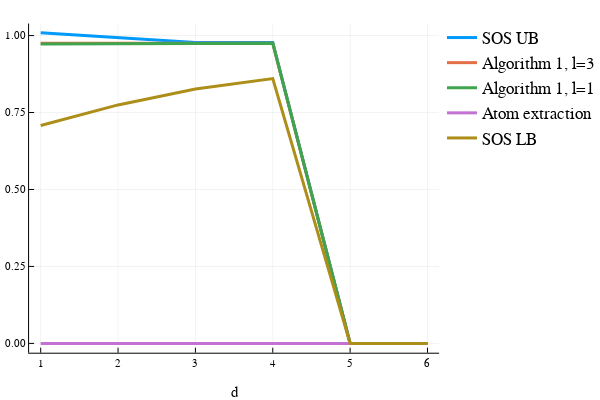

Notebook code for this chart:
### Code cell
using FixedPointNumbers
font = Plots.Font("sans-serif",12,:hcenter,:vcenter,0.0,RGB{FixedPointNumbers.Normed{UInt8, 8}}(0.0,0.0,0.0))
plot(1:6, xlabel = "d", sosub, label="SOS UB", legendfont=font, linewidth=3)
plot!(1:6, seql[3], label="Algorithm 1, l=3", linewidth=3)
plot!(1:6, seql[1], label="Algorithm 1, l=1", linewidth=3)
#plot!(1:6, seql2, label="Algorithm 1, l=2")
plot!(1:6, sosex, label="Atom extraction", linewidth=3)
plot!(1:6, soslb, label="SOS LB", linewidth=3)

### Figure 1 — Plotly figure (JSON) as saved in the notebook; plotly's stock layout.template omitted (floating-point values rounded to 4 significant figures)
{"data": [{"colorbar": {"title": ""}, "hoverinfo": "text", "legendgroup": "SOS UB", "line": {"color": "rgba(0, 154, 250, 1.000)", "dash": "solid", "shape": "linear", "width": 3}, "mode": "lines", "name": "SOS UB", "showlegend": true, "text": [null, null, null, null, null, null], "type": "scatter", "x": [1, 2, 3, 4, 5, 6], "xaxis": "x1", "y": [1.009, 0.9932, 0.9778, 0.9778, 0, 0], "yaxis": "y1", "zmax": 0.1, "zmin": -0.1}, {"colorbar": {"title": ""}, "hoverinfo": "text", "legendgroup": "Algorithm 1, l=3", "line": {"color": "rgba(227, 111, 71, 1.000)", "dash": "solid", "shape": "linear", "width": 3}, "mode": "lines", "name": "Algorithm 1, l=3", "showlegend": true, "text": [null, null, null, null, null, null], "type": "scatter", "x": [1, 2, 3, 4, 5, 6], "xaxis": "x1", "y": [0.9748, 0.9748, 0.9748, 0.9748, 0, 0], "yaxis": "y1", "zmax": 0.1, "zmin": -0.1}, {"colorbar": {"title": ""}, "hoverinfo": "text", "legendgroup": "Algorithm 1, l=1", "line": {"color": "rgba(62, 164, 78, 1.000)", "dash": "solid", "shape": "linear", "width": 3}, "mode": "lines", "name": "Algorithm 1, l=1", "showlegend": true, "text": [null, null, null, null, null, null], "type": "scatter", "x": [1, 2, 3, 4, 5, 6], "xaxis": "x1", "y": [0.9729, 0.9729, 0.9729, 0.9748, 0, 0], "yaxis": "y1", "zmax": 0.1, "zmin": -0.1}, {"colorbar": {"title": ""}, "hoverinfo": "text", "legendgroup": "Atom extraction", "line": {"color": "rgba(195, 113, 210, 1.000)", "dash": "solid", "shape": "linear", "width": 3}, "mode": "lines", "name": "Atom extraction", "showlegend": true, "text": [null, null, null, null, null, null], "type": "scatter", "x": [1, 2, 3, 4, 5, 6], "xaxis": "x1", "y": [0, 0, 0, 0, 0, 0], "yaxis": "y1", "zmax": 0.1, "zmin": -0.1}, {"colorbar": {"title": ""}, "hoverinfo": "text", "legendgroup": "SOS LB", "line": {"color": "rgba(172, 142, 24, 1.000)", "dash": "solid", "shape": "linear", "width": 3}, "mode": "lines", "name": "SOS LB", "showlegend": true, "text": [null, null, null, null, null, null], "type": "scatter", "x": [1, 2, 3, 4, 5, 6], "xaxis": "x1", "y": [0.7078, 0.7747, 0.8264, 0.8602, 0, 0], "yaxis": "y1", "zmax": 0.1, "zmin": -0.1}], "layout": {"annotations": [], "height": 400, "legend": {"bgcolor": "rgba(255, 255, 255, 1.000)", "bordercolor": "rgba(0, 0, 0, 1.000)", "font": {"color": "rgba(0, 0, 0, 1.000)", "family": "sans-serif", "size": 17}, "tracegroupgap": 0, "x": 1, "y": 1}, "margin": {"b": 20, "l": 0, "r": 0, "t": 20}, "paper_bgcolor": "rgba(255, 255, 255, 1.000)", "plot_bgcolor": "rgba(255, 255, 255, 1.000)", "showlegend": true, "width": 600, "xaxis": {"anchor": "y1", "domain": [0.06582, 0.9934], "gridcolor": "rgba(0, 0, 0, 0.100)", "gridwidth": 0.5, "linecolor": "rgba(0, 0, 0, 1.000)", "mirror": false, "range": [0.85, 6.15], "showgrid": true, "showline": true, "showticklabels": true, "tickangle": 0, "tickcolor": "rgb(0, 0, 0)", "tickfont": {"color": "rgba(0, 0, 0, 1.000)", "family": "sans-serif", "size": 11}, "tickmode": "array", "ticks": "inside", "ticktext": ["1", "2", "3", "4", "5", "6"], "tickvals": [1, 2, 3, 4, 5, 6], "title": "d", "titlefont": {"color": "rgba(0, 0, 0, 1.000)", "family": "sans-serif", "size": 15}, "type": "-", "visible": true, "zeroline": false, "zerolinecolor": "rgba(0, 0, 0, 1.000)"}, "yaxis": {"anchor": "x1", "domain": [0.07581, 0.9902], "gridcolor": "rgba(0, 0, 0, 0.100)", "gridwidth": 0.5, "linecolor": "rgba(0, 0, 0, 1.000)", "mirror": false, "range": [-0.03026, 1.039], "showgrid": true, "showline": true, "showticklabels": true, "tickangle": 0, "tickcolor": "rgb(0, 0, 0)", "tickfont": {"color": "rgba(0, 0, 0, 1.000)", "family": "sans-serif", "size": 11}, "tickmode": "array", "ticks": "inside", "ticktext": ["0.00", "0.25", "0.50", "0.75", "1.00"], "tickvals": [0, 0.25, 0.5, 0.75, 1], "title": "", "titlefont": {"color": "rgba(0, 0, 0, 1.000)", "family": "sans-serif", "size": 15}, "type": "-", "visible": true, "zeroline": false, "zerolinecolor": "rgba(0, 0, 0, 1.000)"}}}
